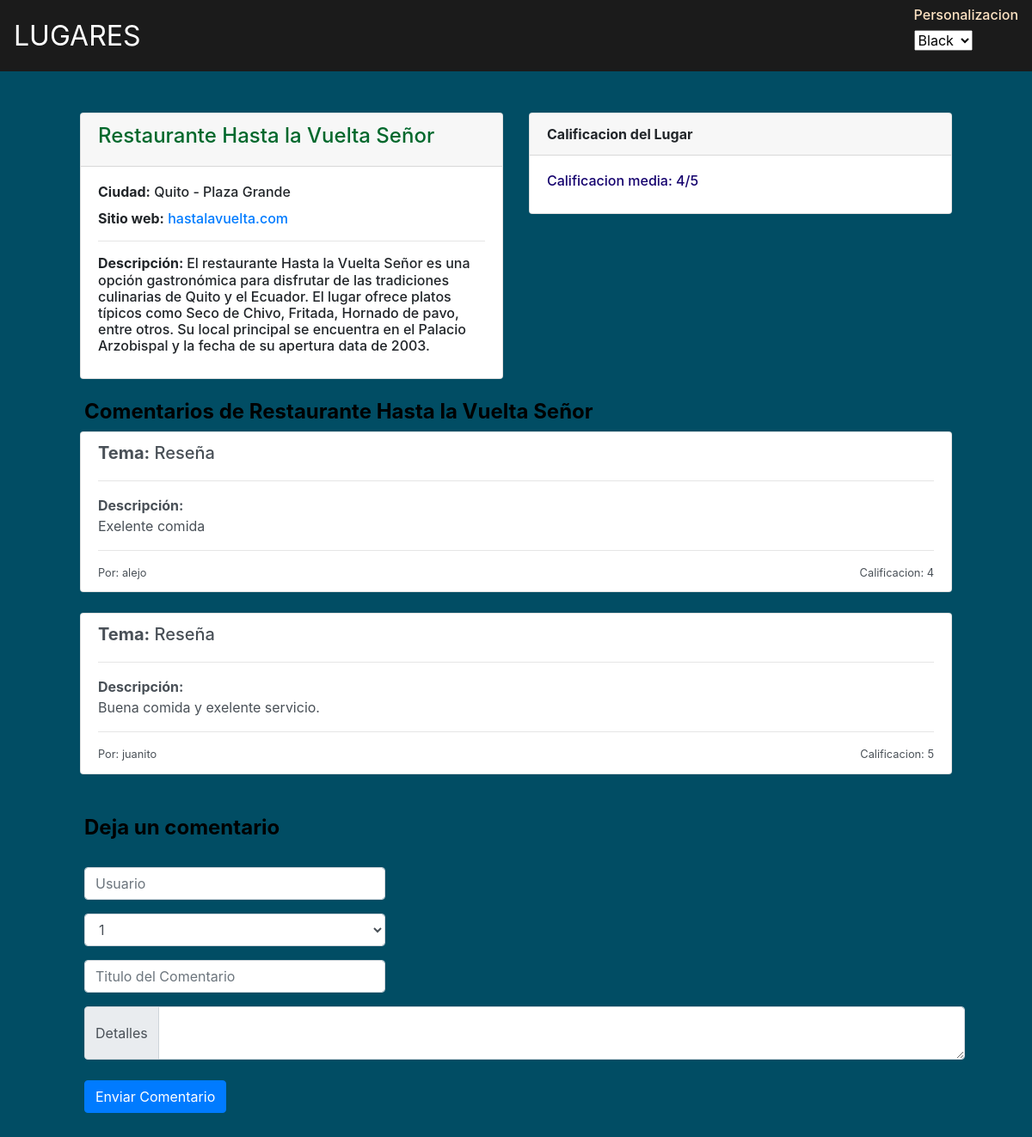
The app's page /program?id=25 with its own data.
### tables this page shows
CREATE TABLE 'programlist' ('id' integer PRIMARY KEY AUTOINCREMENT NOT NULL, 'title' text, 'org' text, 'start' date, 'end' date, 'type' text, 'website' text, 'description' text, 'rating' smallint);

CREATE TABLE 'reviews' ('id' integer PRIMARY KEY AUTOINCREMENT NOT NULL, 'programid' integer, 'nickname' varchar(15), 'rating' smallint, 'title' text, 'review' text);

### application.py (the view)
@app.route("/program", methods=["GET", "POST"])
def program():
    if request.method == "POST":
        if not request.form["nickname"] or not request.form["rating"] or not request.form["review"]:
            return apology("must provide information", 403)
        db.execute("INSERT INTO reviews (programid, nickname, rating, title, review) VALUES (:name, :nick, :rate, :til, :rev)",
                   name=x[0], nick=request.form["nickname"], rate=int(request.form["rating"]), til=request.form["title"], rev=request.form["review"])
        programrating = db.execute("SELECT AVG(rating) FROM reviews WHERE programid = :name", name=x[0])
        programrating = programrating[0]
        programrating = int(programrating.get("AVG(rating)"))
        db.execute("UPDATE programlist SET rating = :rate WHERE id = :name", rate=programrating, name=x[0])
        key = "/program?id=" + x[0]
        return redirect(key)
    else:
        p_id = request.args.get("id")
        x[0] = p_id
        programinfo = db.execute("SELECT * FROM programlist WHERE id = :name", name=p_id)
        userreviews = db.execute("SELECT * FROM reviews WHERE programid = :name", name=p_id)
        return render_template("program.html", info=programinfo[0], reviews=userreviews,votes=votes)
    return redirect("/")

### application.py (called while the page is built)
@app.after_request
def after_request(response):
    response.headers["Cache-Control"] = "no-cache, no-store, must-revalidate"
    response.headers["Expires"] = 0
    response.headers["Pragma"] = "no-cache"
    return response

### templates/program.html (shortened to what this page needs)
{% extends "layout.html" %}
{% block main %}
<div class="container">
    <div class="row">
        <div class="col-sm-6">
            <div class="card">
                <div class="card-header">
                    <h4 style="color:rgb(1, 104, 44);">{{ info.title }}</h4>
                </div>
                <div class="card-body">
                    <h6 class="card-title"> <b>Ciudad:</b> {{ info.org }}</h6>
                    <h6 class="card-text"> <b>Sitio web:</b> <a href="{{ info.website }}">{{ info.website }}</a></h6>
                    <hr>
                    <h6><b>Descripción: </b> {{ info.description }}</h6>
                </div>
            </div>
        </div>
        <div class="col-md-6">
            <div class="card">
                <div class="card-header"> <b>Calificacion del Lugar</b></div>
                <div class="card-body">
                    <h6 style="color:#14006d;">Calificacion media: {{ info.rating }}/5</h6>
                </div>
            </div>
        </div>
    </div>
</div>
<br>
<h4 style="color:#000000; margin-left: 20px;"><strong>Comentarios de {{ info.title }}</strong></h4>
{% for review in reviews %}
<div class="col-sm-12">
    <a href="#" class="list-group-item list-group-item-action flex-column align-items-start">
        <div class="d-flex w-100 justify-content-between">
            <h5 class="mb-1"><b>Tema:</b> {{ review.title }}</h5>
        </div>
        <hr>
        <b> Descripción:</b>
        <p class="mb-1">{{ review.review }}</p>
        <hr>
        <div class="d-flex w-100 justify-content-between">
            <small>Por: {{ review.nickname }}</small>
            <small>Calificacion: {{ review.rating }}</small>
        </div>
    </a>
</div>
<br>
{% endfor %}
<br>
<h4 style="color:#000000; margin-left: 20px;"><strong>Deja un comentario</strong></h4>
<br>
<form style="margin-left: 20px;" action="/program" method="post">
    <div class="form-group">
        <input autocomplete="off" autofocus class="form-control" name="nickname" id="nickname" placeholder="Usuario"
            type="text">
    </div>
    <div class="form-group">
        <select autocomplete="off" autofocus class="form-control" name="rating" id="rating" placeholder="Rating: 0-5"
        type="number">
            <option>1</option>
        </select>
    </div>
    <div class="form-group">
        <input autocomplete="off" autofocus class="form-control" name="title" id="title"
            placeholder="Titulo del Comentario" type="text">
    </div>
    <div class="input-group">
        <div class="input-group-prepend">
            <span class="input-group-text">Detalles</span>
        </div>
        <textarea class="form-control" aria-label="With textarea" name="review" id="review"></textarea>
    </div>
    <br>
    <button class="btn btn-primary" type="submit">Enviar Comentario</button>
</form>
{% endblock %}

### templates/layout.html (shortened to what this page needs)
<!DOCTYPE html>
<html lang="en">
    <head>
        <link href="https://maxcdn.bootstrapcdn.com/bootstrap/4.1.3/css/bootstrap.css" rel="stylesheet">
        <link href="/static/styles.css" rel="stylesheet">
    </head>
    <body id="general" style="background-color: rgb(1, 77, 100);">
            <nav class="navbar navbar-dark" style="background-color: rgb(27, 27, 27);">
            <a class="navbar-brand" href="/"><span class="yellow">LUGARES </span></a>
            <ul>
                    <h6 style="color: bisque;"> Personalizacion</h6>
                    <select id="color-change">
                        <option value="black">Black</option>
                    </select>
            </ul>
        </nav>
        <main class="container p-5">
            {% block main %}
            {% endblock %}
        </main>
    </body>
</html>

### static/styles.css (style rules this page uses)
nav .navbar-brand { font-size: xx-large; }
nav .navbar-brand .yellow { color: #ffffff; }
main .form-control { width: 350px; }

### records on screen
programlist: title "Restaurante Hasta la Vuelta Señor", org "Quito - Plaza Grande", website "hastalavuelta.com", description "El restaurante Hasta la Vuelta Señor es una opción gastronómica para disfrutar de las tradiciones culinarias de Quito y el Ecuador. El lugar ofrece platos típicos como Seco de Chivo, Fritada, Hornado de pavo, entre otros. Su local principal se encuentra en el Palacio Arzobispal y la fecha de su apertura data de 2003.", rating "4"
reviews: title "Reseña", review "Exelente comida", nickname "alejo", rating "4"
reviews: title "Reseña", review "Buena comida y exelente servicio.", nickname "juanito", rating "5"
